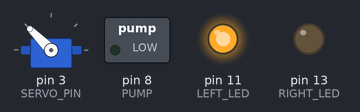
A sketch run on a simulated Arduino Uno, built with avr-gcc and run on an emulated ATmega328P. Parts: servo, switched loads named in the sketch (green lamp = pin HIGH), output pins drawn as LEDs (lit = HIGH).

Above: at 1.7 s.
At 14.2 s:
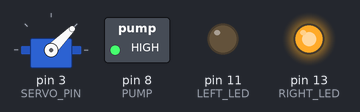
At 21.6 s:
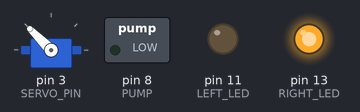
At 35.6 s:
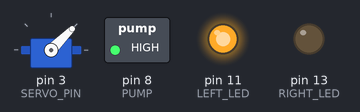
Timing chart, 0 to 37.1 s (numbered marks = the images above):
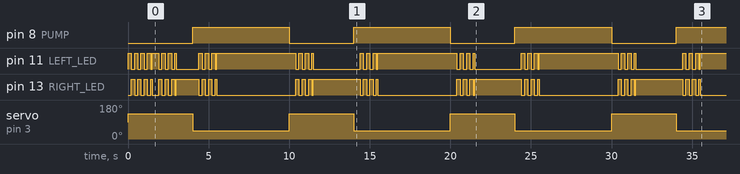

Measured:
- by itself, pin 8 (PUMP): alternates HIGH for 6.0 s and LOW for 4.0 s
- by itself, pin 11 (LEFT_LED): LOW → HIGH at 0.00 s, → LOW 0.20 s later, → HIGH 0.20 s later, → LOW 0.20 s later, … (65 changes in this stretch)
- by itself, pin 13 (RIGHT_LED): LOW → HIGH at 0.20 s, → LOW 0.20 s later, → HIGH 0.20 s later, → LOW 0.20 s later, … (64 changes in this stretch)
- by itself, servo on pin 3 (SERVO_PIN): alternates 135° for 4.0 s and 45° for 6.0 s

The sketch:

PumpingPanda.ino
```cpp
#include <Servo.h>

const int LEFT_LED = 11;
const int RIGHT_LED = 13;
const int PUMP = 8;
const int SERVO_PIN = 3;

const int FLASH_DELAY = 200;
const int FLASH_STATE_DURATION = 1500;
const int SOLID_LED_DURATION = 3000;
const int PUMP_ON_TIME = 6000;
const int PUMP_OFF_TIME = 4000;

Servo arm;
int arm_pos = 0;

unsigned long next_led_state_time = 0;
unsigned long next_pump_state_time = 0;
bool left_on = true;
unsigned long currentTime;
unsigned long left_side_on_time;
unsigned long right_side_on_time;
unsigned long individual_flash_time = 0;
unsigned long flashing_stop_time = 0;

bool flash_left = false;
bool toggle_lights = false;

enum ledstates  {
  LED_INIT,
  FLASHING,
  SINGLE_SIDE_ON
};

enum pumpstates {
  PUMP_INIT,
  PUMPING,
  RESTING
};

enum servostates {
  SERVO_INIT,
  SERVO_LEFT,
  SERVO_RIGHT
};

ledstates currentLEDState = LED_INIT;
pumpstates currentPumpState = PUMPING;
servostates currentServoState = SERVO_INIT;

// the setup function runs once when you press reset or power the board
void setup() {
  pinMode(LEFT_LED, OUTPUT);
  pinMode(RIGHT_LED, OUTPUT);
  pinMode(PUMP, OUTPUT);
  arm.attach(SERVO_PIN);

  Serial.begin(9600);
}

// the loop function runs over and over again forever
void loop() {

  currentTime = millis();

  // pump state machine
  switch (currentPumpState) {
    case PUMP_INIT:
      next_pump_state_time = currentTime + PUMP_ON_TIME;
      currentPumpState = PUMPING;
      break;
    case PUMPING:
      if (currentTime > next_pump_state_time) {
        currentPumpState = RESTING;
        next_pump_state_time = currentTime + PUMP_OFF_TIME;
        toggle_lights = true;
        Pump(false);
        arm.write(135);
      }
      break;
    case RESTING:
      if (currentTime > next_pump_state_time) {
        currentPumpState = PUMPING;
        next_pump_state_time = currentTime + PUMP_ON_TIME;
        toggle_lights = true;
        Pump(true);
        arm.write(45);
      }
      break;
  }

  // led state machine
  switch (currentLEDState) {
    case LED_INIT:
      currentLEDState = FLASHING;
      next_led_state_time = currentTime + FLASH_STATE_DURATION;
      individual_flash_time = 0;
      break;
    case FLASHING:
      if (currentTime > next_led_state_time) {
        currentLEDState = SINGLE_SIDE_ON;
        break;
      }
      if (currentTime > individual_flash_time) {
        flash_left = !flash_left;
        Left_LED(flash_left);
        Right_LED(!flash_left);
        individual_flash_time = currentTime + FLASH_DELAY;
      }
      break;

    case SINGLE_SIDE_ON:
      Left_LED(left_on);
      Right_LED(!left_on);
      if (toggle_lights) {
        currentLEDState = FLASHING;
        left_on = !left_on;
        next_led_state_time = currentTime + FLASH_STATE_DURATION;
        individual_flash_time = currentTime + FLASH_DELAY;
        toggle_lights = false;
      }
      break;
  }

}

void Left_LED(bool on) {
  if (on) {
    digitalWrite(LEFT_LED, HIGH);
  } else {
    digitalWrite(LEFT_LED, LOW);
  }
}

void Right_LED(bool on) {
  if (on) {
    digitalWrite(RIGHT_LED, HIGH);
  } else {
    digitalWrite(RIGHT_LED, LOW);
  }
}

void Pump(bool on) {
  if (on) {
    digitalWrite(PUMP, HIGH);
  } else {
    digitalWrite(PUMP, LOW);
  }
}
```
